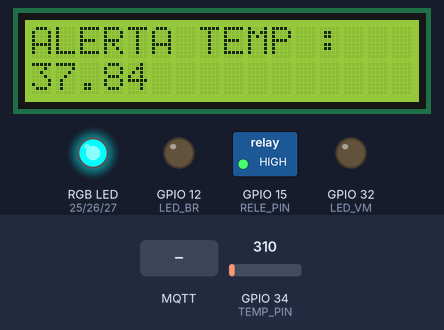
A sketch run on a simulated ESP32. Shown: 16×2 character LCD, switched loads named in the sketch (green lamp = pin HIGH), an RGB LED mixed from three pins (HIGH = lit), output pins drawn as LEDs (lit = HIGH). Inputs (shaded band) come from the test bench; at power-on: GPIO 34 (TEMP_PIN) = 310. WiFi joins after 1.5 s; servers stay silent unless stated; no MQTT or app messages arrive unless stated; what the sketch prints to the serial monitor is not drawn.

Above: at 4.9 s.
5.0 s: GPIO 34 (TEMP_PIN) set to 207
At 6.2 s:
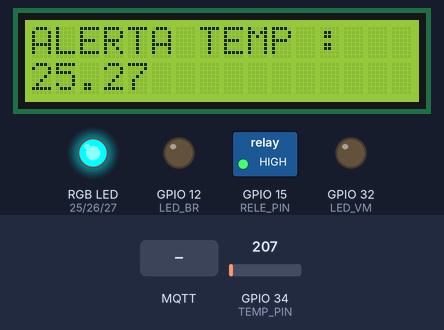
9.1 s: GPIO 34 (TEMP_PIN) set to 179
At 10.7 s:
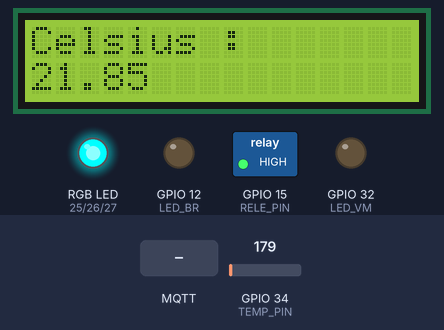
13.2 s: MQTT message "on" arrives on the first subscribed topic
At 14.5 s:
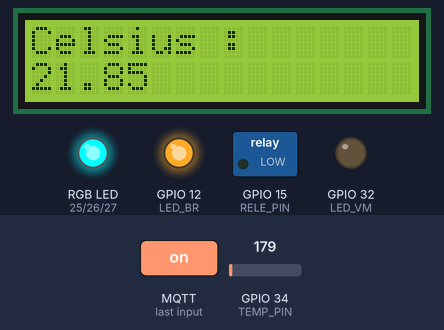
17.3 s: MQTT message "off" arrives on the first subscribed topic
At 18.8 s:
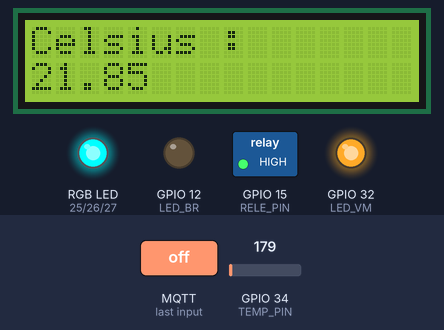
21.4 s: GPIO 34 (TEMP_PIN) set to 372
At 22.6 s:
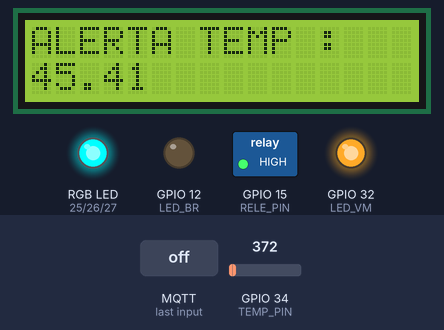
Timing chart, 0 to 24.4 s (numbered marks = the images above; inputs shaded):
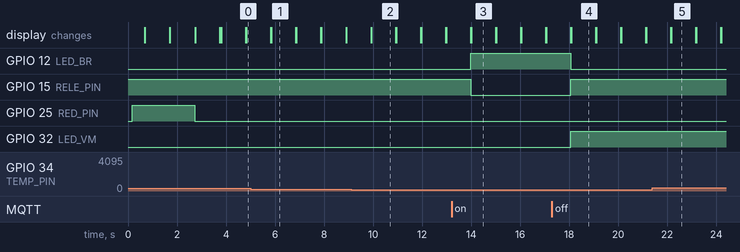

The sketch:

mqtt_rele_esp32.ino
```cpp
#include <WiFi.h>
#include <WiFiClientSecure.h>
#include <PubSubClient.h>
#include <LiquidCrystal_I2C.h>

#define LED_BR  12
#define LED_VM  32

// set LCD colunas e linhas
int lcdColumns = 16;
int lcdRows = 2;
String flagTemp = "off";

LiquidCrystal_I2C lcd(0x27, lcdColumns, lcdRows);

// definições do LED RGB (Sempre usar 'const' para não correr risco de sobrescrever a variavel em tempo de execução)

const int RED_PIN   = 25;
const int GREEN_PIN = 26;
const int BLUE_PIN  = 27;

const int RELE_PIN = 15; // Rele

const int TEMP_PIN = 34 ; // Sensor lm35

const char* ssid = "loren"; // ssid
const char* password = "l@rensid"; // // senha wifi /  senha: lore: l@rensid,  iPhoneZe : 12344321 / TI = "17x09y2019"
int chip_id = ESP.getEfuseMac();

const char* mqttServer = "mqtt.wvieira.com.br"; // mqtt server
const char* mqttUser  = "mosquitto"; // mqtt user
const char* mqttPass = "2022@13x09"; // mqtt senha

float Celsius;
int sensorValue;

WiFiClientSecure wifiClient; // Define uma instância de cliente com TLS Wifi para conexão do broker mqtt.
PubSubClient mqttClient(wifiClient); // Define uma instância mqtt.

void callback(char* topic, byte* payload, unsigned int length) {
  Serial.print("Message arrived in topic: ");
  Serial.println(topic);

  String status = "";
  for (int i = 0; i < length; i++) {
    status += ((char)payload[i]);
  }

  Serial.println(status.c_str());

  if (status == "on") {
    if (digitalRead(15) == HIGH) {
      if (Celsius < 24.0) {
        digitalWrite(15, LOW);
        digitalWrite(LED_BR, HIGH);
        digitalWrite(LED_VM, LOW);
        mqttClient.publish("topic/alertatemp", "off");
      }

    } else {
      digitalWrite(15, HIGH);
      digitalWrite(LED_BR, LOW);
      digitalWrite(LED_VM, HIGH);
    }
  }

  if (status == "off") {
      digitalWrite(15, HIGH);
      digitalWrite(LED_BR, LOW);
      digitalWrite(LED_VM, HIGH);
  }

  status = "";
}

void setup() {
  pinMode(RED_PIN, OUTPUT);
  pinMode(GREEN_PIN, OUTPUT);
  pinMode(BLUE_PIN, OUTPUT);

  pinMode(LED_BR, OUTPUT);
  pinMode(LED_VM, OUTPUT);

  pinMode(15, OUTPUT);
  pinMode(TEMP_PIN, INPUT); // SENSOR MOVIMENTO

  digitalWrite(15, HIGH); // DESLIGA RELE

  lcd.init();
  lcd.backlight();

  Serial.begin(115200);
  delay(100);

  WiFi.begin(ssid, password);

  uint32_t notConnectedCounter = 0;
  while (WiFi.status() != WL_CONNECTED) {
    digitalWrite(RED_PIN, HIGH);
    digitalWrite(GREEN_PIN, LOW);
    digitalWrite(BLUE_PIN, LOW);

    delay(500);
    //Serial.println("Connecting to WiFi..");
    lcd.setCursor(0, 0);
    lcd.print("Conectando-se ao ");
    lcd.setCursor(0, 1);
    lcd.print("   WiFi ");
    delay(1000);
    lcd.clear();
    notConnectedCounter++;
    if (notConnectedCounter > 50) {
      Serial.println("Reiniciando placa ... ");
      ESP.restart();
    }
  }
  //Serial.println("Connected to the WiFi network");
  lcd.setCursor(0, 0);
  lcd.print("Conectado");
  lcd.setCursor(1, 1);
  lcd.print("ao WiFi ");
  delay(1000);
  lcd.clear();

  Serial.println(WiFi.localIP());
  digitalWrite(RED_PIN, LOW);
  digitalWrite(GREEN_PIN, LOW);
  digitalWrite(BLUE_PIN, HIGH);

  digitalWrite(LED_BR, LOW);

  wifiClient.setInsecure();

  mqttClient.setServer("mqtt.wvieira.com.br", 8083);
  mqttClient.setCallback(callback);

  while (!mqttClient.connected()) {
    //Serial.println("Connecting to MQTT...");
    lcd.setCursor(0, 0);
    lcd.print("Conectando se");
    lcd.setCursor(0, 1);
    lcd.print(" ao MQTT ");
    delay(1000);
    lcd.clear();

    mqttClient.setKeepAlive(60); // mantem conectado por 60 segundos

    if (mqttClient.connect(String(chip_id).c_str(), mqttUser , mqttPass)) {
      Serial.println("connected");
      digitalWrite(RED_PIN, LOW);
      digitalWrite(GREEN_PIN, HIGH);
      digitalWrite(BLUE_PIN, HIGH);
    } else {
      Serial.print("failed with state ");
      Serial.print(mqttClient.state());
      delay(2000);
    }
  }

  mqttClient.subscribe("topic/motor");
}


void loop() {
  GetTemp();
  if (Celsius < 24.0) {
    lcd.setCursor(0, 0);
    lcd.print("Celsius : ");
    lcd.setCursor(0, 1);
    lcd.print(Celsius);
    delay(1000);
    lcd.clear();
    if (flagTemp == "on") {
       mqttClient.publish("topic/alertatemp", "off");
       flagTemp = "off";
    }

  } else {
    //Serial.println("Aumento temperatura ... ");
    lcd.setCursor(0, 0);
    lcd.print("ALERTA TEMP :");
    lcd.setCursor(0, 1);
    lcd.print(Celsius);
    delay(1000);
    lcd.clear();
    if (digitalRead(RELE_PIN) == LOW) {
      digitalWrite(RELE_PIN, HIGH);
      digitalWrite(LED_BR, LOW);
      digitalWrite(LED_VM, HIGH);
      mqttClient.publish("topic/motor", "off");
      mqttClient.publish("topic/alertatemp", "on");
      flagTemp = "on";
    }
  }


  mqttClient.loop();

  while (WiFi.status() != WL_CONNECTED) {
    delay(500);
    reconnectWiFi();
  }

  while (!mqttClient.connected()) {
    Serial.println("Re-connecting to MQTT...");


    mqttClient.setKeepAlive(600); // mantem conectado por 600 segundos
    if (mqttClient.connect(String(chip_id).c_str(), mqttUser , mqttPass)) {
      Serial.println("reconnected to mqtt");
    } else {
      Serial.print("failed with state ");
      Serial.print(mqttClient.state());
      delay(2000);
    }
  }

  if (mqttClient.connected()) {
    // Enquanto conectado no MQTT
    digitalWrite(RED_PIN, LOW);
    digitalWrite(GREEN_PIN, HIGH);
    digitalWrite(BLUE_PIN, HIGH);
  }
}

void reconnectWiFi() {
  int tentativas = 0;

  // Enquanto o wifi não estiver conectado, executa o bloco repetidamente.
  while (WiFi.status() != WL_CONNECTED) {
    digitalWrite(RED_PIN, HIGH);
    digitalWrite(GREEN_PIN, LOW);
    digitalWrite(BLUE_PIN, LOW);

    if (tentativas == 30) {
      // Após as tentativas, reinicia o ESP.
      ESP.restart();
    }

    tentativas++;
    WiFi.reconnect();
    delay(1000);
    yield();
    //ESP.wdtFeed();
  }
}

void GetTemp()
{
  sensorValue = analogRead(TEMP_PIN); // read the sensor

  Celsius = (((float(sensorValue) / 4096) * 5) * 100); // converte 10mv/C para Celcius
  //Kelvin = Celsius + 273.15; // convert to Kelvin
  //Fahrenheit = (Celsius * 1.8) +32;  // convert to Fahrenheit
}
```

Measured:
- the behaviour switches between 197 and 196 on GPIO 34 (TEMP_PIN) (found by bisection; images 1 and 2)
- after the input at 5.0 s, the display: first differs from a run without the input after 0.85 s (image 1)
- after the input at 9.1 s, the display: first differs from a run without the input after 0.83 s (image 2)
- after the input at 13.2 s, GPIO 12 (LED_BR): LOW → HIGH after 0.79 s; GPIO 15 (RELE_PIN): HIGH → LOW after 0.79 s
- after the input at 17.3 s, GPIO 12 (LED_BR): HIGH → LOW after 0.77 s; GPIO 15 (RELE_PIN), GPIO 32 (LED_VM): LOW → HIGH after 0.77 s
- after the input at 21.4 s, the display: first differs from a run without the input after 0.76 s (image 5)
- what the display in image 1 shows lasts 1.1 s, from 5.8 s to 6.9 s
